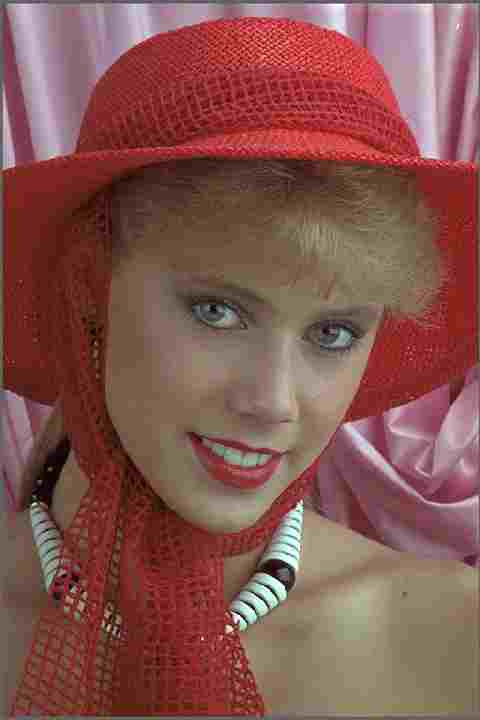
%> input picture matlab/algorithms/qualityMeasures/SSEQ/img.bmp, 480 x 720 px
$ octave example.m   (GNU Octave 9; MATLAB toolbox functions it lacks are replaced by stand-ins)
%> lines starting %> are read from the running program, lines starting %| are printed output that depends on the picture
%> further down, image is the input picture: size 720x480x3 uint8; mean R, G, B 132, 84.3, 78.4
### matlab/algorithms/qualityMeasures/SSEQ/feature_extract.m
function f = feature_extract( imdist ,scale)
%> called with scale = 3
    f=[];
    imdist=rgb2gray(imdist);
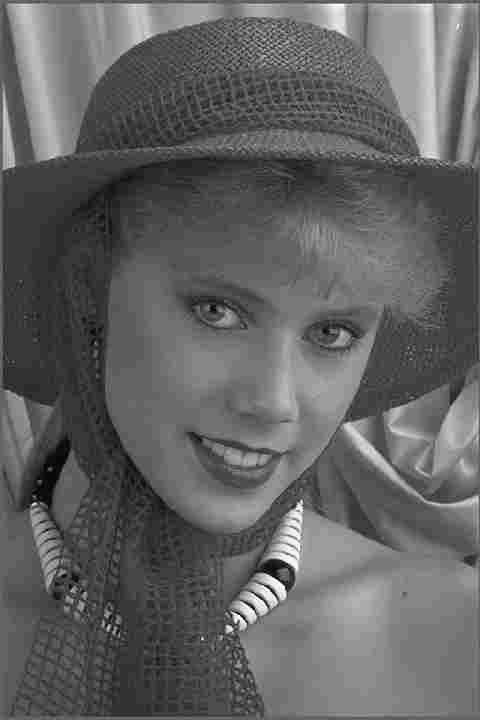
%> imdist: size 720x480 uint8; min 0, max 255, mean 98
    weight=[0.2 0.8];
    for i=1:scale
        im=imdist;
        fun0=@(x)secal(x);
        emat=blkproc(im,[8 8] ,fun0);

        sort_t = sort(emat(:),'ascend');
        len = length(sort_t);
        t=sort_t(ceil(len*weight(1)):ceil(len*weight(2)));
        mu= mean(t);
        ske=skewness(sort_t);

        f1=[ mu  ske];

        im=imdist;
        fun1=@(x)fecal(x);
        im=double(im);
        femat=blkproc(im,[8 8],fun1);

        sort_t = sort(femat(:),'ascend');
        len = length(sort_t);
        t=sort_t(ceil(len*weight(1)):ceil(len*weight(2)));
        mu= mean(t);
        ske=skewness(sort_t);

        f2=[ mu  ske];

        f=[f f1 f2] ;

        imdist = imresize(imdist,0.5);
    end
%> this loop made 3 passes
%> f on passes 1 to 2: [2.65 -0.166 0.444 0.923], [2.65 -0.166 0.444 0.923 3.85 -0.827 2.83 -0.259]
%> f1 on pass 3: [4.29 -0.929]
%> pass 1, in feature_extract, `emat=blkproc(im,[8 8] ,fun0);`:
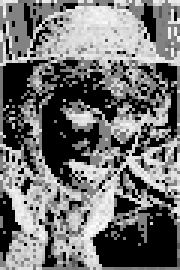
%> emat: size 90x60 double (shown 3 times larger); min 0, max 5.88, mean 2.64; drawn with min black and max white
%> pass 1, in feature_extract, `femat=blkproc(im,[8 8],fun1);`:
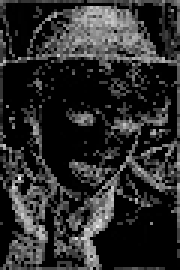
%> femat: size 90x60 double (shown 3 times larger); min 1.65e-05, max 4.06, mean 0.706; drawn with min black and max white
%> after the loop:
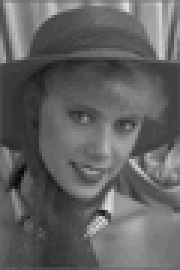
%> imdist: size 90x60 uint8 (shown 3 times larger); min 6, max 226, mean 98.1
end

### matlab/algorithms/qualityMeasures/SSEQ/SSEQ.m
function score = SSEQ( imdist )

    feature=feature_extract(imdist,3);
%> feature = [2.65 -0.166 0.444 0.923 3.85 -0.827 2.83 -0.259 4.29 -0.929 2.92 -0.108]
    score=SSQA_by_f(feature);

end

### matlab/algorithms/qualityMeasures/SSEQ/setscale.m
function  data=setscale( data , ffmax ,ffmin )

    for j=1:size(data,2)
        data(:,j)=-1+2*(data(:,j)-ffmin(j))/(ffmax(j)-ffmin(j));
    end
%> after the loop, data = [-0.0693 0.232 -0.821 -0.482 0.309 0.288 -0.0311 0.31 0.423 0.376 -0.0264 0.435]

end

### matlab/algorithms/qualityMeasures/SSEQ/SSQA_by_f.m
function score = SSQA_by_f( feature)
    load model
    feature =setscale(feature,fmax,fmin);
%> feature has the same summary as data in setscale
    [pred_class, acc, p] = svmpredict(ones(1,1), feature, svmmodel,'-b 1 -q');
    q=zeros(1,5);
    for j=1:5
        [q(:,j), reg_acc, dec] = svmpredict(ones(1,1), feature, svrmodel{j}, '-q');
    end
    Q=sum(p.*q , 2);
    score=Q*50+50;
end

### matlab/algorithms/qualityMeasures/SSEQ/fecal.m
function fe=fecal(im)
    rf=dct2(im);
    rf(1,1)=0.00000001;
    nrf=rf.^2/sum(sum(rf.^2));
    nrf(nrf==0)=0.00000001;
    fe=-sum(sum(nrf.*log2(nrf)));
return;

### matlab/algorithms/qualityMeasures/SSEQ/secal.m
function e = secal(im)
    e=entropy(im);
end

### matlab/algorithms/qualityMeasures/SSEQ/example.m

%1. Load the image, for example
    image        = imread('img.bmp');

%2. Call this function to calculate the quality score:
%> (the run ends here)
